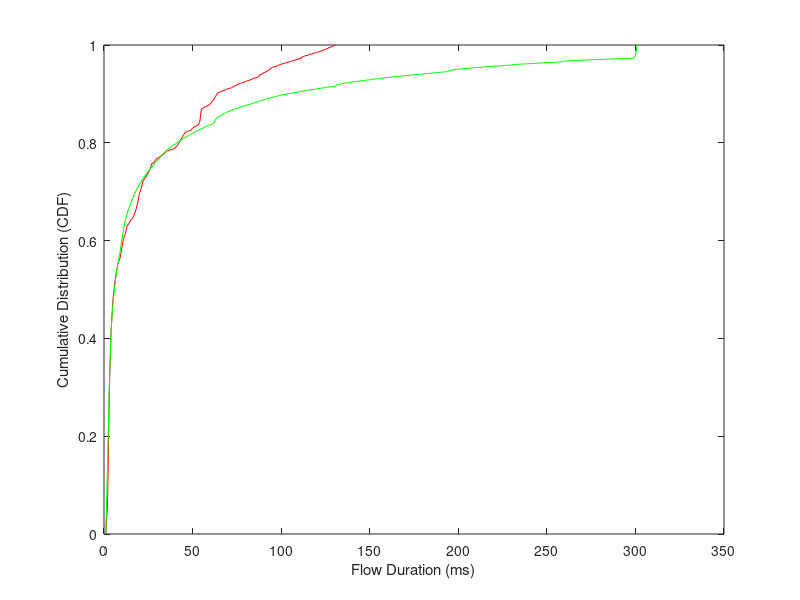

Write the MATLAB code that produced this figure.
figure
durationAttack = csvread('saidadurationAttack.csv');
[f,x] = ecdf(durationAttack(:,2));
plot(f,'r')
hold on
durationNormal = csvread('saidadurationNormal.csv');
[f,x] = ecdf(durationNormal(:,2));
plot(f,'g')
ylabel('Cumulative Distribution (CDF)');
xlabel('Flow Duration (ms)');